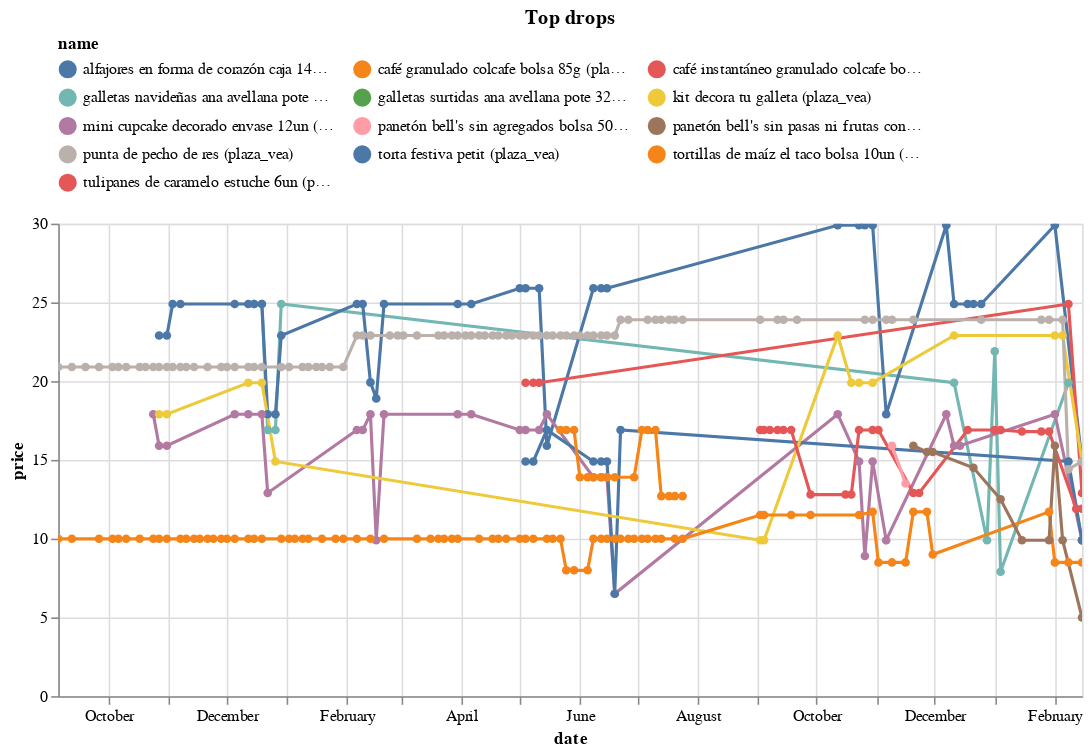

Notebook code for this chart:
### Code cell
(top_changes
 .sort_values('change')
 .head(10)
 .pipe(plot_changes, 'Top drops')
)

### Figure 1 — Vega-Lite specification as saved in the notebook (floating-point values rounded to 4 significant figures; data arrays with more than 128 entries replaced by an {"elided": "..."} marker saying what was removed)
{"config": {"view": {"continuousWidth": 300, "continuousHeight": 300}, "legend": {"columns": 3, "orient": "top"}}, "data": {"name": "data-4dae02142e3b5c90dd47de83ceda4652"}, "mark": {"type": "line", "point": true}, "encoding": {"color": {"field": "name", "scale": {"domain": ["alfajores en forma de corazón caja 14un (plaza_vea)", "café granulado colcafe bolsa 85g (plaza_vea)", "café instantáneo granulado colcafe bolsa 85g (plaza_vea)", "galletas navideñas ana avellana pote 320g (plaza_vea)", "galletas surtidas ana avellana pote 320g (plaza_vea)", "kit decora tu galleta (plaza_vea)", "mini cupcake decorado envase 12un (plaza_vea)", "panetón bell's sin agregados bolsa 500g (plaza_vea)", "panetón bell's sin pasas ni frutas confitadas bolsa 500g (plaza_vea)", "punta de pecho de res (plaza_vea)", "torta festiva petit (plaza_vea)", "tortillas de maíz el taco bolsa 10un (plaza_vea)", "tulipanes de caramelo estuche 6un (plaza_vea)"]}, "type": "nominal"}, "tooltip": [{"field": "name", "type": "nominal"}, {"field": "price", "type": "quantitative"}, {"field": "last_price", "type": "quantitative"}], "x": {"field": "date", "type": "temporal"}, "y": {"field": "price", "type": "quantitative"}}, "params": [{"name": "param_3", "select": {"type": "point", "fields": ["name"]}, "bind": "legend"}, {"name": "param_4", "select": {"type": "interval", "encodings": ["x", "y"]}, "bind": "scales"}], "title": "Top drops", "transform": [{"filter": {"param": "param_3"}}], "width": 650, "$schema": "https://vega.github.io/schema/vega-lite/v5.16.3.json", "datasets": {"data-4dae02142e3b5c90dd47de83ceda4652": {"elided": "330 records"}}}
